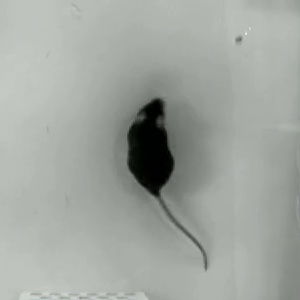
//> input picture machineLearning/classifier/cpp/visualizations/1787.jpg, 300 x 300 px
$ ./test_img   (built with g++ and OpenCV 4)
//> lines starting //> are read from the running program, lines starting //| are printed output that depends on the picture; after the words box and inside, x2 and y2 are one past the last pixel; in counts of white or black regions, pixels touching at a corner belong together
//Bibliotecas Padrao
#include <iostream>
#include <vector>
#include <string>

// OpenCV
#include <opencv2/core.hpp>
#include <opencv2/imgproc.hpp>
#include <opencv2/highgui.hpp>
#include <opencv2/ml.hpp>
#include "opencv2/objdetect.hpp"

// Testes do tempo de execucao
#include <ctime>

using namespace std;
using namespace cv;


//Cria o descritor HOG
HOGDescriptor hog(
    Size(300,300), //winSize, tamanho das imagens
    Size(40,40), //blocksize, lida com variacoes de iluminacao (2 x cellSize - normalmente)
    Size(20,20), //blockStride, controla o grau de normalização do contraste (0.5 x blockSize)
    Size(20,20), //cellSize, tamanho da descritor que é escolhido com base na escala dos recursos importantes para fazer a classificação
             9, //nbins
              1, //derivAper
             -1, //winSigma
              0, //histogramNormType
            0.2, //L2HysThresh
              1,//gammal correction
              64,//nlevels=64
              1//Use signed gradients
);

//Cria os descritores HOG das imagens
void createHOG(vector<vector<float>> &testHOG, Mat imgMat){

    vector<float> descriptors;
    hog.compute(imgMat, descriptors);
    testHOG.push_back(descriptors);

}

//Cria os descritores de contorno das imagens
void createEdges(Mat &edges, Mat imgMat){
    //trandforma a imagem para grayscale
    //cvtColor(imgMat, imgMat, CV_BGR2GRAY);

    //elimina ruidos pelo metodo gaussiano
    GaussianBlur(imgMat, imgMat, Size(3,3), 0, 0, BORDER_DEFAULT );

    Canny(imgMat, edges, 80, 80, 3);


}

//converte os descritores em matrizes
void convertVectortoMatrix(vector<vector<float>> &testHOG, Mat &testMat, int descriptor_size){

    for(int i = 0;i<testHOG.size();i++){
        for(int j = 0;j<descriptor_size;j++){
            testMat.at<float>(i,j) = testHOG[i][j];
        }
    }

}

void SVMtest(Mat &testMat, Mat &testResponse){

    //Carrega a SVM
    cout << "Carregando a svm ...\n";
    Ptr<ml::SVM> svm = ml::StatModel::load<ml::SVM>("HOG_RATS.yml");

    svm->predict(testMat, testResponse);
}


int main(int argc, char **argv){
    cout << "******Descritores de uma unica imagem******\n";
    //Carrega a SVM
    //cout << endl <<"Carregando a svm..." << endl;
    //Ptr<ml::SVM> svm = ml::StatModel::load<ml::SVM>("ymls/hog/RATS_POLY.yml");

    // le a imagem (grayscale)
    Mat imgMat = imread("visualizations/1787.jpg", 0);
//> imgMat: 300 rows x 300 cols, CV_8UC1; min 0, max 235, mean 163.5

    cout << "HOG:\n";

    vector<vector<float>> HOG;

    int i = clock();
    createHOG(HOG, imgMat);
//> in createHOG, `hog.compute(imgMat, descriptors);`: descriptors = 7056 values, max 0.719 at index 526, min 0 at index 5, mean 0.114
//> in createHOG, `testHOG.push_back(descriptors);`: testHOG = 1 item
//> HOG = 1 item
    int f = clock();
    cout << "Tempo para criação do descritor: " << (f-i)/(float)CLOCKS_PER_SEC << "s\n";


    int descriptor_size = HOG[0].size();
//> descriptor_size = 7056
    cout << "Tamanho do descritor: " << descriptor_size << endl;
//| Tamanho do descritor: 7056

    Mat testMat(HOG.size(),descriptor_size,CV_32FC1);
//> testMat = 7056 values from 0 to 0
    convertVectortoMatrix(HOG, testMat, descriptor_size);
//> the loop in convertVectortoMatrix, `for(int i = 0;i<testHOG.size();i++)` made 1 pass
//> after the loop in convertVectortoMatrix, `for(int i = 0;i<testHOG.size();i++)`: testMat has the same summary as descriptors in createHOG
//> testMat has the same summary as descriptors in createHOG

    cout << "EDGES:\n";

    Mat edges;

    int j = clock();
    createEdges(edges, imgMat);
//> in createEdges, `GaussianBlur(imgMat, imgMat, Size(3,3), 0, 0, BORDER_DEFAULT );`: imgMat: 300 rows x 300 cols, CV_8UC1; min 0, max 215, mean 163.5
//> in createEdges, `Canny(imgMat, edges, 80, 80, 3);`:
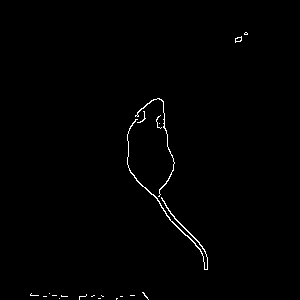
//> edges: 300 rows x 300 cols, CV_8UC1; 0.74% white in thin lines or dots, all inside (x1, y1, x2, y2) = (30, 32, 248, 300)
    int k = clock();
    cout << "Tempo para criação do descritor: " << (k-j)/(float)CLOCKS_PER_SEC << "s\n";

    cout << "Tamanho do descritor: " << edges.rows * edges.cols << endl;
//| Tamanho do descritor: 90000

    return 0;
}

$ run again, with machineLearning/classifier/cpp/visualizations/img.jpg copied over machineLearning/classifier/cpp/visualizations/1787.jpg
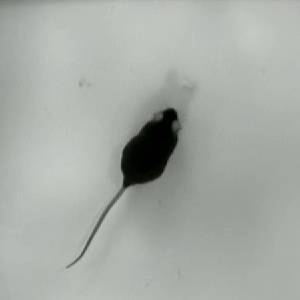
//> input picture machineLearning/classifier/cpp/visualizations/img.jpg, 300 x 300 px
//> descriptors = 7056 values, max 0.454 at index 7033, min 0 at index 5, mean 0.131
//> testHOG = 1 item
//> descriptor_size = 7056
//| Tamanho do descritor: 7056
//> `Mat testMat(HOG.size(),descriptor_size,CV_32FC1);`: testMat = 7056 values from 0 to 0
//> the loop in convertVectortoMatrix, `for(int i = 0;i<testHOG.size();i++)` made 1 pass
//> after the loop in convertVectortoMatrix, `for(int i = 0;i<testHOG.size();i++)`: testMat has the same summary as descriptors in createHOG
//> `convertVectortoMatrix(HOG, testMat, descriptor_size);`: testMat has the same summary as descriptors in createHOG
//> in createEdges, `Canny(imgMat, edges, 80, 80, 3);`:
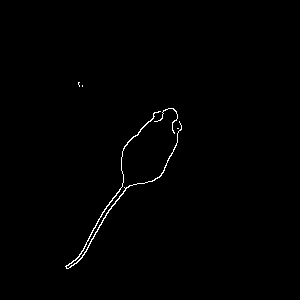
//> edges: 300 rows x 300 cols, CV_8UC1; 0.64% white in thin lines or dots, all inside (x1, y1, x2, y2) = (65, 82, 182, 269)
//| Tamanho do descritor: 90000

$ run again, with machineLearning/classifier/cpp/visualizations/img2.jpg copied over machineLearning/classifier/cpp/visualizations/1787.jpg
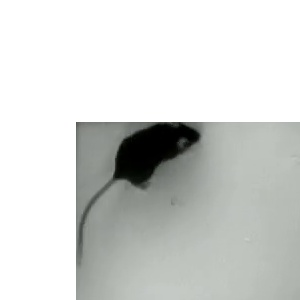
//> input picture machineLearning/classifier/cpp/visualizations/img2.jpg, 300 x 300 px
//> descriptors = 7056 values, max 0.703 at index 1498, min 0 at index 0, mean 0.0607
//> testHOG = 1 item
//> descriptor_size = 7056
//| Tamanho do descritor: 7056
//> `Mat testMat(HOG.size(),descriptor_size,CV_32FC1);`: testMat = 7056 values from 0 to 0
//> the loop in convertVectortoMatrix, `for(int i = 0;i<testHOG.size();i++)` made 1 pass
//> after the loop in convertVectortoMatrix, `for(int i = 0;i<testHOG.size();i++)`: testMat has the same summary as descriptors in createHOG
//> `convertVectortoMatrix(HOG, testMat, descriptor_size);`: testMat has the same summary as descriptors in createHOG
//> in createEdges, `GaussianBlur(imgMat, imgMat, Size(3,3), 0, 0, BORDER_DEFAULT );`:
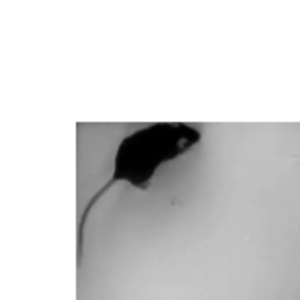
//> imgMat: 300 rows x 300 cols, CV_8UC1; min 0, max 255, mean 212.4
//> in createEdges, `Canny(imgMat, edges, 80, 80, 3);`:
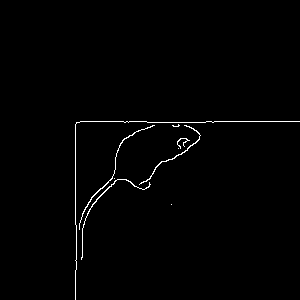
//> edges: 300 rows x 300 cols, CV_8UC1; 1% white in thin lines or dots, all inside (x1, y1, x2, y2) = (75, 121, 300, 300)
//| Tamanho do descritor: 90000
